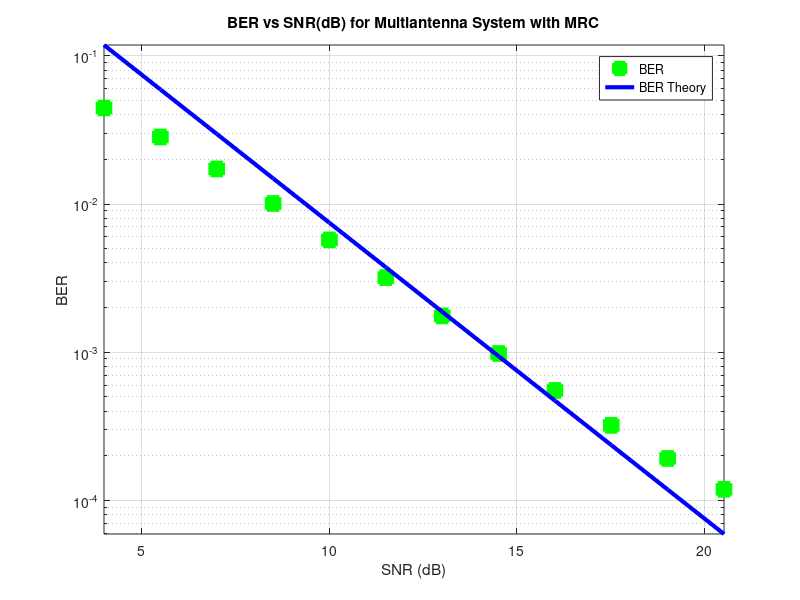

Reproduce this figure in MATLAB.
close all;
clear all;

blockLength = 1000;
nBlocks=10000;
L=2;
EbdB = 1.0:1.5:18.0;
Eb = 10.^(EbdB/10);
No = 1;
SNR = 2*Eb/No;
SNRdB = 10*log10(SNR);
BER = zeros(1,length(EbdB));
BERt = zeros(1,length(EbdB));

for blk=1:nBlocks
    h=1/sqrt(2)*(randn(L,1)+1j*randn(L,1));
    BitsI=randi([0,1],1,blockLength);
    BitsQ=randi([0,1],1,blockLength);
    Sym=(2*BitsI-1)+1j*(2*BitsQ-1);
    noise=sqrt(No/2)*(randn(L,blockLength)+1j*randn(L,blockLength));
    for K=1:length(EbdB)
        TxSym=sqrt(Eb(K))*Sym;
        RxSym=h*TxSym+noise;
        MRCout=h'*RxSym;
        DecBitsI=(real(MRCout)>0);
        DecBitsQ=(imag(MRCout)>0);
        BER(K)=BER(K)+sum(DecBitsI~=BitsI)+sum(DecBitsQ~=BitsQ);
    end
end

BER = BER/blockLength/nBlocks/2;
BERt = nchoosek(2*L-1, L)/2^L./SNR.^L;

semilogy(SNRdB,BER,'g  s','linewidth',3.0,'MarkerFaceColor','g','MarkerSize',9.0);
hold on;
semilogy(SNRdB,BERt,'b -  ','linewidth',3.0);
axis tight;
grid on;
legend('BER','BER Theory')
xlabel('SNR (dB)');
ylabel('BER');
title('BER vs SNR(dB) for Multiantenna System with MRC');